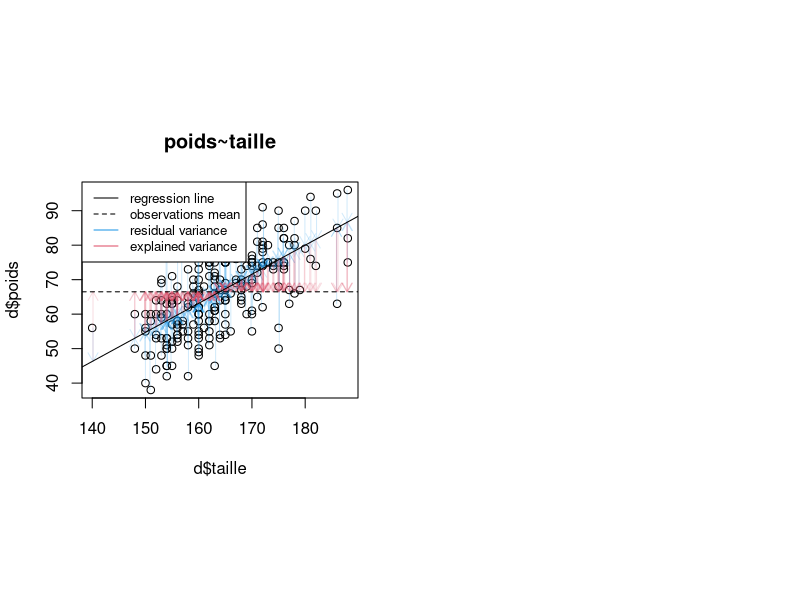
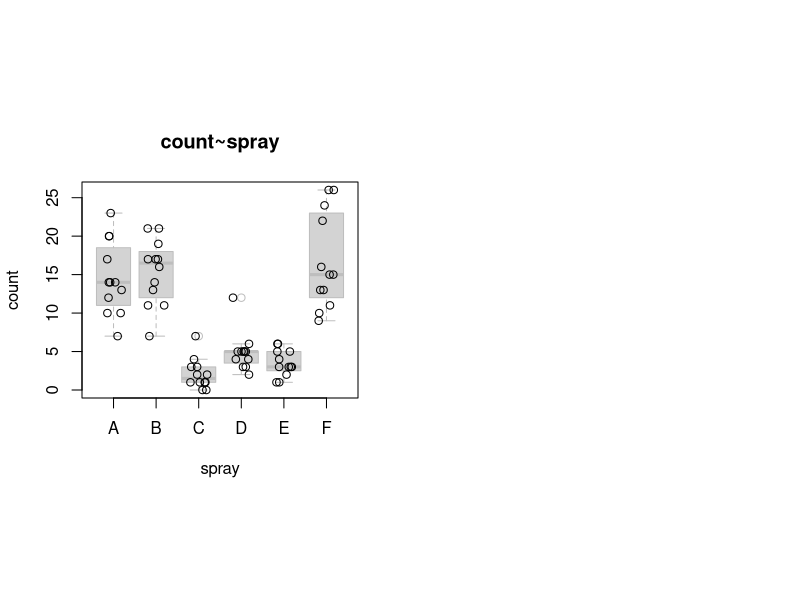
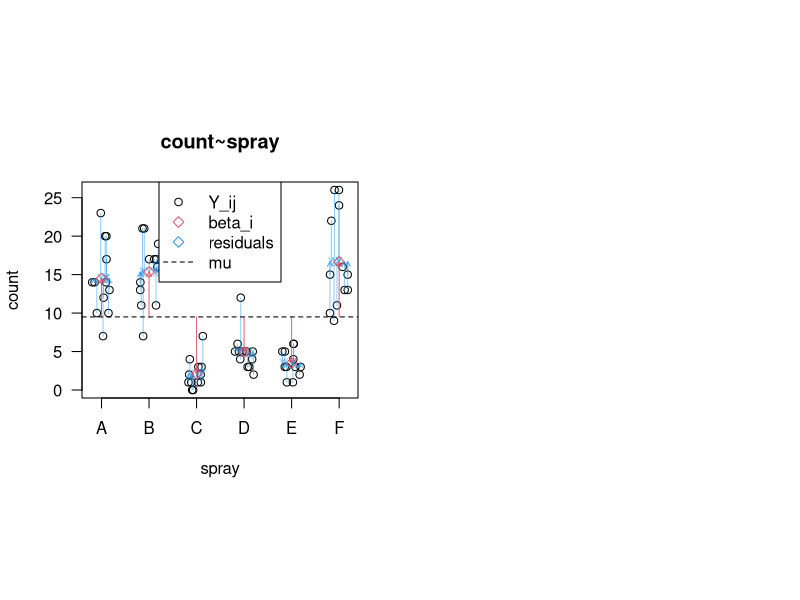
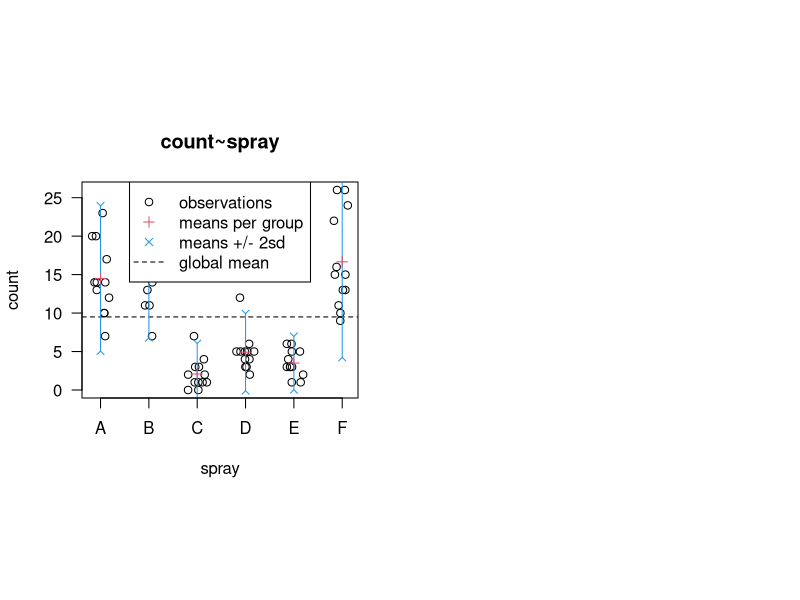
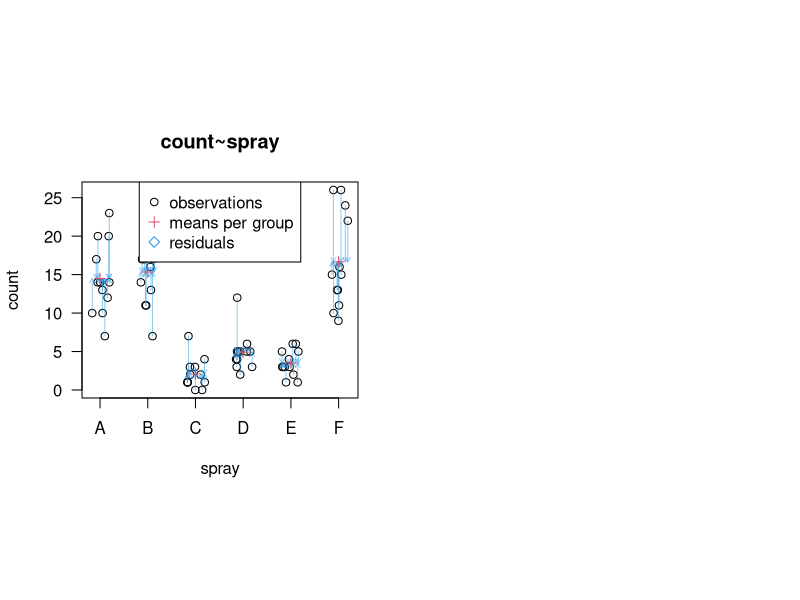
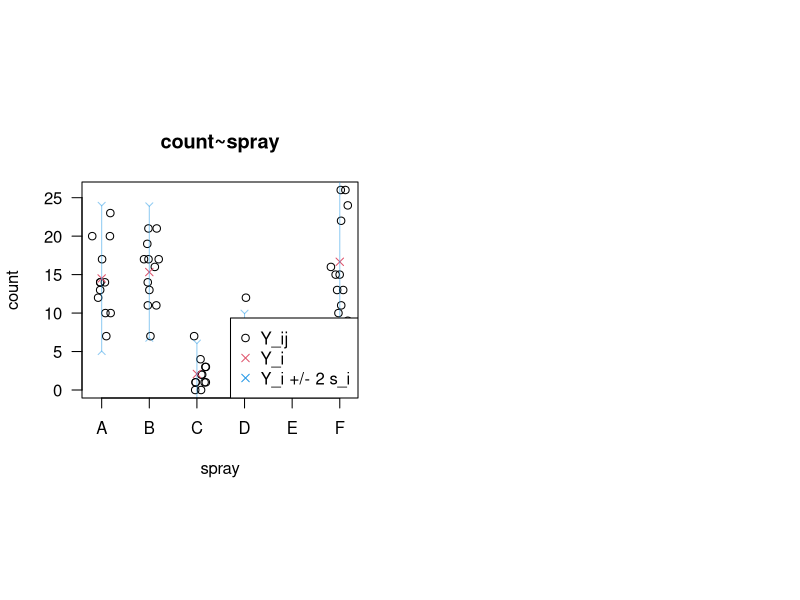
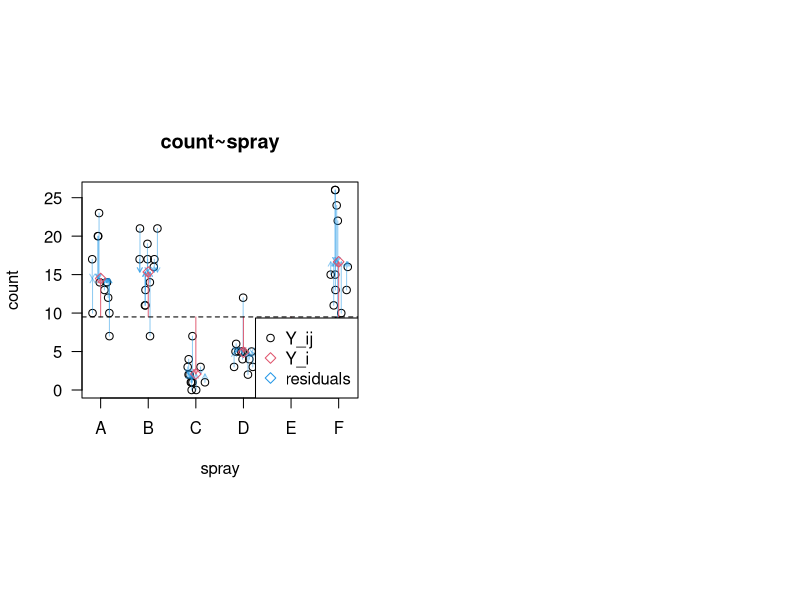
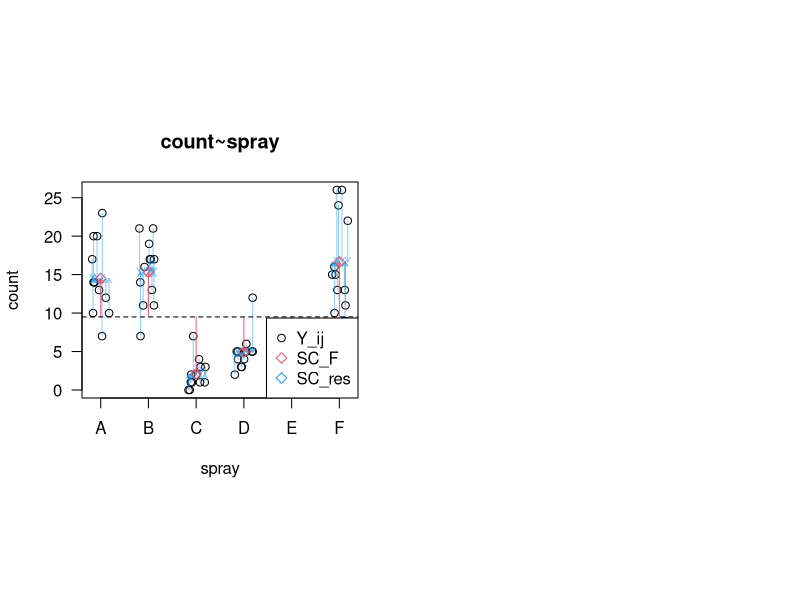

Write R code to recreate these figures, in order.
## ---- chunk 1
options(htmltools.dir.version = FALSE, width = 75)
knitr::opts_chunk$set(echo = TRUE, fig.width=15, fig.heigh=5, fig.align='center', dev='png', dpi = 95,
echo=FALSE, results="hide")

## ---- chunk 2
d = read.table("data/data_nutri.csv", header=TRUE, sep=",", row.names = 1)
layout(matrix(1:2, 1, byrow=TRUE), respect=TRUE)
plot(d$taille, d$poids, main="poids~taille")
## Model
# Y~X
# E(Y) = b.X
# E(Y) = b_0 + b_1.X
# Y_i = b_0 + b_1.X_i + e_i
m = lm(d$poids~d$taille)
# m$coefficients
# residuals
# m$residuals
t = jitter(d$taille)
suppressWarnings(arrows(t, d$poids, t, d$poids-m$residuals, col=adjustcolor(4, alpha.f=0.2), length=0.1))
suppressWarnings(arrows(t, d$poids-m$residuals, t, mean(d$poids), col=adjustcolor(2, alpha.f=0.2), length=0.1))
abline(a=m$coefficients[[1]], b=m$coefficients[[2]]) # /!\ y = b.x + a
abline(h=mean(d$poids), lty=2)
legend("topleft",c("regression line", "observations mean", "residual variance", "explained variance"), col=c(1,1,4,2), lty=c(1,2,1,1), cex=.8)
## ---- chunk 3
sc_tot = sum((d$poids - mean(d$poids))^2)
sc_reg = sum((d$poids-m$residuals - mean(d$poids))^2)
sc_res = sum(m$residuals^2)

sc_tot
sc_reg
sc_res

sc_reg / sc_tot

m = lm(d$poids~d$taille)
summary(m)
## ---- chunk 4
data("InsectSprays")
d = InsectSprays
head(d)
tail(d)
## ---- chunk 5
layout(matrix(1:2, 1, byrow=TRUE), respect=TRUE)
p = plot(d$spray, d$count, main="count~spray", xlab="spray", ylab="count", border="grey")
points(jitter(as.numeric(d$spray)), d$count)
## ---- chunk 6
y_i = sapply(levels(d$spray), function(s) {
 mean(d[d$spray==s,]$count)
})
layout(matrix(1:2, 1, byrow=TRUE), respect=TRUE)
sp = jitter(as.numeric(d$spray))
plot(sp, d$count, main="count~spray", las=2, type="p", xaxt="n", xlab="spray", ylab="count")
suppressWarnings(arrows(sp, d$count, sp, rep(y_i,each=12), col=adjustcolor(4, alpha.f=0.5), length=0.05))
points(y_i, pch=5, col=2)
suppressWarnings(arrows(1:6, mean(y_i), 1:6, y_i, col=adjustcolor(2, alpha.f=0.9), length=0.05))
abline(h=mean(y_i), lty=2)

axis(1, 1:length(levels(d$spray)), labels=levels(d$spray))
legend("top", c("Y_ij", "beta_i", "residuals", "mu"), pch=c(1,5,5,NA), col=c(1,2,4,1), lty=c(0,0,0,2), border=0)
## ---- chunk 7
y_i = sapply(levels(d$spray), function(s) {
 mean(d[d$spray==s,]$count)
})
s2_i = sapply(levels(d$spray), function(s) {
 var(d[d$spray==s,]$count)
})
s_i = sqrt(s2_i)
layout(matrix(1:2, 1, byrow=TRUE), respect=TRUE)
sp = jitter(as.numeric(d$spray))
plot(sp, d$count, main="count~spray", las=2, type="p", xaxt="n", xlab="spray", ylab="count")
abline(h=mean(y_i), lty=2)
sp = 1:length(levels(d$spray))
suppressWarnings(arrows(sp, y_i, sp, y_i + 2 * sqrt(s2_i), col=4, length=0.05, angle=135))
suppressWarnings(arrows(sp, y_i, sp, y_i - 2 * sqrt(s2_i), col=4, length=0.05, angle=135))
points(y_i, pch=3, col=2)
axis(1, 1:length(levels(d$spray)), labels=levels(d$spray))
legend("top", c("observations", "means per group", "means +/- 2sd", "global mean"), pch=c(1,3,4,NA), col=c(1,2,4,1), lty=c(0,0,0,2))
## ---- chunk 8
y_i = sapply(levels(d$spray), function(s) {
 mean(d[d$spray==s,]$count)
})
layout(matrix(1:2, 1, byrow=TRUE), respect=TRUE)
sp = jitter(as.numeric(d$spray))
plot(sp, d$count, main="count~spray", las=2, type="p", xaxt="n", xlab="spray", ylab="count")
suppressWarnings(arrows(sp, d$count, sp, rep(y_i,each=12), col=adjustcolor(4, alpha.f=0.5), length=0.05))
points(y_i, pch=3, col=2)
# suppressWarnings(arrows(1:6, mean(y_i), 1:6, y_i, col=adjustcolor(2, alpha.f=0.9), length=0.05))
# abline(h=mean(y_i), lty=2)

axis(1, 1:length(levels(d$spray)), labels=levels(d$spray))
legend("top", c("observations", "means per group", "residuals"), pch=c(1,3,5), col=c(1,2,4))
## ---- chunk 9
table(d$spray)
## ---- chunk 10
y_i = sapply(levels(d$spray), function(s) {
 mean(d[d$spray==s,]$count)
})
s2_i = sapply(levels(d$spray), function(s) {
 var(d[d$spray==s,]$count)
})
s_i = sqrt(s2_i)
print(y_i)
print(s2_i)
print(s_i)
## ---- chunk 11
y_i = sapply(levels(d$spray), function(s) {
 mean(d[d$spray==s,]$count)
})
s2_i = sapply(levels(d$spray), function(s) {
 var(d[d$spray==s,]$count)
})
s_i = sqrt(s2_i)
layout(matrix(1:2, 1, byrow=TRUE), respect=TRUE)
sp = jitter(as.numeric(d$spray))
plot(sp, d$count, main="count~spray", las=2, type="p", xaxt="n", xlab="spray", ylab="count")
points(y_i, pch=4, col=2)
sp = 1:length(levels(d$spray))
suppressWarnings(arrows(sp, y_i, sp, y_i + 2 * sqrt(s2_i), col=adjustcolor(4, alpha.f=0.5), length=0.05, angle=135))
suppressWarnings(arrows(sp, y_i, sp, y_i - 2 * sqrt(s2_i), col=adjustcolor(4, alpha.f=0.5), length=0.05, angle=135))
axis(1, 1:length(levels(d$spray)), labels=levels(d$spray))
legend("bottomright", c("Y_ij", "Y_i", "Y_i +/- 2 s_i"), pch=c(1,4,4), col=c(1,2,4))
## ---- chunk 12
y_i = sapply(levels(d$spray), function(s) {
 mean(d[d$spray==s,]$count)
})
layout(matrix(1:2, 1, byrow=TRUE), respect=TRUE)
sp = jitter(as.numeric(d$spray))
plot(sp, d$count, main="count~spray", las=2, type="p", xaxt="n", xlab="spray", ylab="count")
suppressWarnings(arrows(sp, d$count, sp, rep(y_i,each=12), col=adjustcolor(4, alpha.f=0.5), length=0.05))
points(y_i, pch=5, col=2)
suppressWarnings(arrows(1:6, mean(y_i), 1:6, y_i, col=adjustcolor(2, alpha.f=0.9), length=0.05))
abline(h=mean(y_i), lty=2)

axis(1, 1:length(levels(d$spray)), labels=levels(d$spray))
legend("bottomright", c("Y_ij", "Y_i", "residuals"), pch=c(1,5,5), col=c(1,2,4))
## ---- chunk 13
m = lm(d$count~d$spray)
summary(m)
## ---- chunk 14
y_i = sapply(levels(d$spray), function(s) {
 mean(d[d$spray==s,]$count)
})
layout(matrix(1:2, 1, byrow=TRUE), respect=TRUE)
sp = jitter(as.numeric(d$spray))
plot(sp, d$count, main="count~spray", las=2, type="p", xaxt="n", xlab="spray", ylab="count")
suppressWarnings(arrows(sp, d$count, sp, rep(y_i,each=12), col=adjustcolor(4, alpha.f=0.5), length=0.05))
points(y_i, pch=5, col=2)
suppressWarnings(arrows(1:6, mean(y_i), 1:6, y_i, col=adjustcolor(2, alpha.f=0.9), length=0.05))
abline(h=mean(y_i), lty=2)

axis(1, 1:length(levels(d$spray)), labels=levels(d$spray))
legend("bottomright", c("Y_ij", "SC_F", "SC_res"), pch=c(1,5,5), col=c(1,2,4))
## ---- chunk 15
m = lm(d$count~d$spray)
anova(m)
## ---- chunk 16
n = length(d$count)
I = length(levels(d$spray))
n_c = (I * (I-1))/2
## ---- chunk 17
alpha = 0.05
alpha_prime = 0.05/n_c
## ---- chunk 18
table(d$spray)
n_B = table(d$spray)[2]
print(n_B)
n_C = table(d$spray)[3]
print(n_C)

y_i = sapply(levels(d$spray), function(s) {
 mean(d[d$spray==s,]$count)
})
y_B = y_i[2]
print(y_B)
y_C = y_i[3]
print(y_C)

m = lm(d$count~d$spray)
anova(m)
s_2r = anova(m)[2,3] #cm_r est un estimateur sans biais de la variance des erreurs (variance résiduelle)
print(s_2r)

t_obs = (y_B - y_C)/sqrt(s_2r*(1/n_B + 1/n_C))
print(t_obs)
## ---- chunk 19
t_seuil = qt(p = (1-alpha_prime/2), df = (n-I))
print(t_seuil)

## ---- chunk 20
n = length(d$count)
I = length(levels(d$spray))
n_c = (I * (I-1))/2
## ---- chunk 21
alpha = 0.05
alpha_prime = 0.05/n_c
## ---- chunk 22
table(d$spray)
n_B = table(d$spray)[2]
print(n_B)
n_A = table(d$spray)[1]
print(n_A)

y_i = sapply(levels(d$spray), function(s) {
 mean(d[d$spray==s,]$count)
})
y_B = y_i[2]
print(y_B)
y_A = y_i[1]
print(y_C)

m = lm(d$count~d$spray)
anova(m)
s_2r = anova(m)[2,3] #cm_r est un estimateur sans biais de la variance des erreurs (variance résiduelle)
print(s_2r)

t_obs = (y_B - y_A)/sqrt(s_2r*(1/n_B + 1/n_A))
print(t_obs)
## ---- chunk 23
t_seuil = qt(p = (1-alpha_prime/2), df = (n-I))
print(t_seuil)

## ---- chunk 24
y_i = sapply(levels(d$spray), function(s) {
 mean(d[d$spray==s,]$count)
})
layout(matrix(1:2, 1, byrow=TRUE), respect=TRUE)
sp = jitter(as.numeric(d$spray))
plot(sp, d$count, main="count~spray", las=2, type="p", xaxt="n", xlab="spray", ylab="count")
suppressWarnings(arrows(sp, d$count, sp, rep(y_i,each=12), col=adjustcolor(4, alpha.f=0.5), length=0.05))
points(y_i, pch=5, col=2)
suppressWarnings(arrows(1:6, mean(y_i), 1:6, y_i, col=adjustcolor(2, alpha.f=0.9), length=0.05))
abline(h=mean(y_i), lty=2)

axis(1, 1:length(levels(d$spray)), labels=levels(d$spray))
legend("bottomright", c("Y_ij", "SC_F", "SC_res"), pch=c(1,5,5), col=c(1,2,4))
## ---- chunk 25
m = aov(d$count~d$spray)
TukeyHSD(m)
plot(TukeyHSD(m))
## ---- chunk 26
m = lm(d$count~d$spray)
anova(m)
SC_fac =  anova(m)[1,2]
print(SC_fac)
SC_res =  anova(m)[2,2]
print(SC_res)
eta_2 = 1-SC_res/SC_fac
print(eta_2)
